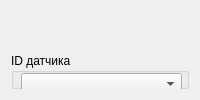
      <widget class="QWidget" name="tab_3">
       <attribute name="title">
        <string>График температур</string>
       </attribute>
       <layout class="QVBoxLayout" name="verticalLayout_53">
        <item>
         <widget class="QCustomPlot" name="temperature_plot" native="true"/>
        </item>
        <item>
         <layout class="QVBoxLayout" name="verticalLayout_52">
          <item>
           <widget class="QGroupBox" name="groupBox_12">
            <property name="title">
             <string>ID датчика</string>
            </property>
            <widget class="QComboBox" name="combo_id_temp">
             <property name="geometry">
              <rect>
               <x>10</x>
               <y>20</y>
               <width>161</width>
               <height>22</height>
              </rect>
             </property>
            </widget>
            <widget class="QDoubleSpinBox" name="SpinBoxTempMIN">
             <property name="geometry">
              <rect>
               <x>10</x>
               <y>50</y>
               <width>1154</width>
               <height>20</height>
              </rect>
             </property>
            </widget>
            <widget class="QDoubleSpinBox" name="SpinBoxTempMAX">
             <property name="geometry">
              <rect>
               <x>10</x>
               <y>80</y>
               <width>1154</width>
               <height>20</height>
              </rect>
             </property>
            </widget>
            <widget class="QPushButton" name="set_temperatue_state">
             <property name="geometry">
              <rect>
               <x>20</x>
               <y>140</y>
               <width>1154</width>
               <height>23</height>
              </rect>
             </property>
             <property name="text">
              <string>Установить</string>
             </property>
            </widget>
           </widget>
          </item>
         </layout>
        </item>
       </layout>
      </widget>
